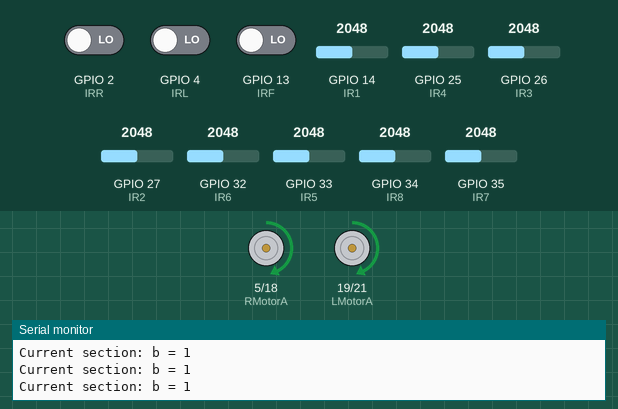
The sketch below on a simulated ESP32. Shown: motor-driver pin pairs drawn as motors (green arrow = first pin HIGH = forward, orange = second pin HIGH = backward, longer = more drive, scaled by the enable pin), the last lines printed to the serial monitor. The test bench sets the inputs (shaded band); at power-on: GPIO 14 (IR1) = 2048, GPIO 2 (IRR) LOW, GPIO 4 (IRL) LOW, GPIO 13 (IRF) LOW, GPIO 25 (IR4) = 2048, GPIO 26 (IR3) = 2048, GPIO 27 (IR2) = 2048, GPIO 32 (IR6) = 2048, GPIO 33 (IR5) = 2048, GPIO 34 (IR8) = 2048, GPIO 35 (IR7) = 2048.

Above: at 3.2 s.
3.3 s: GPIO 14 (IR1) set to 3427
6.3 s: GPIO 14 (IR1) set to 3544
At 6.9 s:
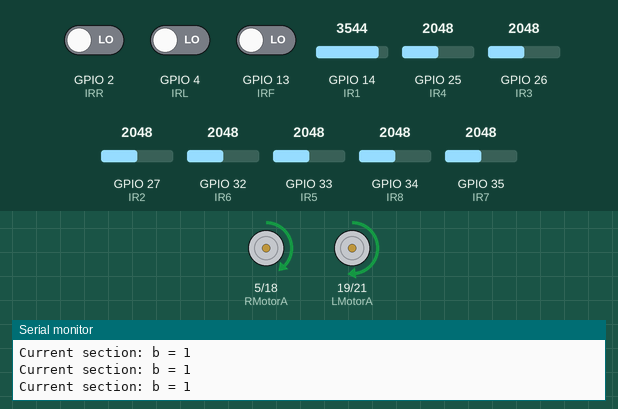
7.8 s: GPIO 2 (IRR) driven HIGH
At 9.2 s:
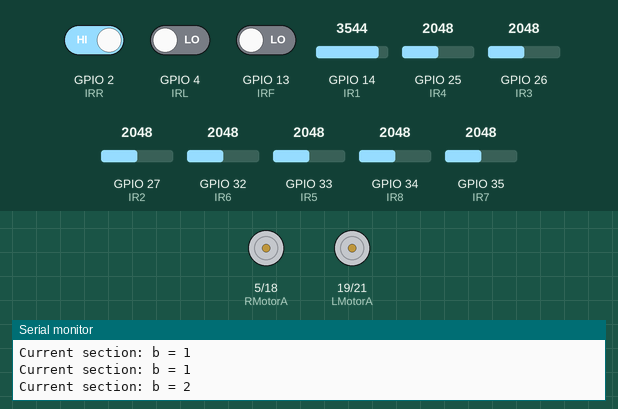
10.1 s: GPIO 4 (IRL) driven HIGH
At 11.44 s:
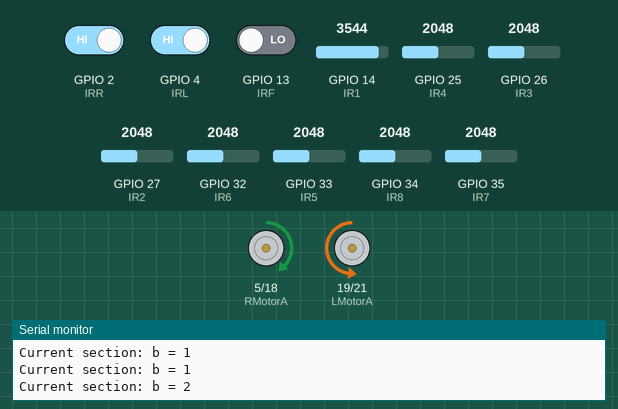
Timing chart, 0 to 13.2 s (numbered marks = the images above; inputs shaded):
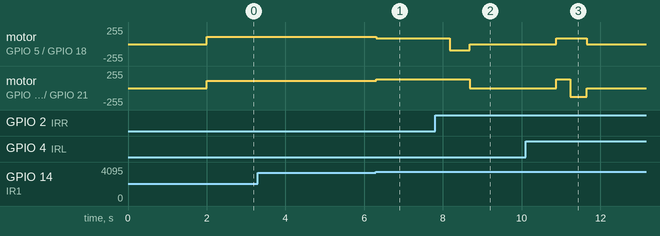

The sketch:

final.ino
```cpp
#include <Wire.h>
//#include <Adafruit_VL53L0X.h>

//Adafruit_VL53L0X lox;

#define THRESHOLD 3500

#define IR1 14
#define IR2 27
#define IR3 26
#define IR4 25
#define IR5 33
#define IR6 32
#define IR7 35
#define IR8 34
#define IRL 4
#define IRR 2
#define IRF 13

#define LMotorA 19
#define LMotorB 21
#define LMotorPWM 22

#define RMotorA 5
#define RMotorB 18
#define RMotorPWM 23

#define MAX_SPEED 150
#define turn_speed 150

int MotorBasespeed = 110;

int IR_VAL[8] = {0, 0, 0, 0, 0, 0, 0, 0};
int IR_weights[8] = {-40, -20, -10, -5, 5, 10, 20, 40};
int IR_PINS[8] = {IR1, IR2, IR3, IR4, IR5, IR6, IR7, IR8};

int RMOTORSpeed = 0;
int LMOTORSpeed = 0;
int speedAdjust = 0;

float P, I, D;
float error = 0;
float previousError = 0;
float Kp = 0.5;
float Kd = 0.1;
float Ki = 0;

int IRR_value;
int IRL_value;
int distance_obj;

void PID_control();
void read_IR();
void set_speed();
void set_forward();
void stop();
void break_s();
void RL();
void turnright();
void turnleft();
void turn180();
void objectdetect();
void linefollowing(int baseSpeed);
void IR_value();

const int OFFSET_MM = 30;
//#define SDA_PIN 15
//#define SCL_PIN 13

int b = 1;

void setup() {
  Serial.begin(9600);
  Serial2.begin(9600, SERIAL_8N1, 16, 17);

  pinMode(IR1, INPUT);
  pinMode(IR2, INPUT);
  pinMode(IR3, INPUT);
  pinMode(IR4, INPUT);
  pinMode(IR5, INPUT);
  pinMode(IR6, INPUT);
  pinMode(IR7, INPUT);
  pinMode(IR8, INPUT);
  pinMode(RMotorA, OUTPUT);
  pinMode(RMotorB, OUTPUT);
  pinMode(RMotorPWM, OUTPUT);

  pinMode(LMotorA, OUTPUT);
  pinMode(LMotorB, OUTPUT);
  pinMode(LMotorPWM, OUTPUT);

  pinMode(IRR, INPUT);
  pinMode(IRL, INPUT);

  pinMode(IRF, INPUT);

  set_forward();
  delay(2000);

  //Wire.begin(SDA_PIN, SCL_PIN);
  //if (!lox.begin()) while(1);
}

void loop() {
  if (b == 1) {
    Serial2.println(1);
    Serial.println("Current section: b = 1");
    linefollowing(110);
    int IRR_value = digitalRead(IRR);
    if (IRR_value == 1)
      b = 2;
  }

  if (b == 2) {
    Serial.println("Current section: b = 2");
    unsigned long startTime = millis();
    while (millis() - startTime < 350) {
      linefollowing(110);
    }
    turnright();
    delay(2000);
    b = 3;
  }

  if (b == 3) {
    linefollowing(100);
    int IRL_value = digitalRead(IRL);
    if (IRL_value == 1) {
      unsigned long startTime = millis();
      while (millis() - startTime < 350) {
        linefollowing(110);
      }
      turnleft();
      break_s();
      delay(200);
      b = 4;
    }
  }

   if (b == 4) {
    Serial.println("Current section: b = 4");
    linefollowing(70);
    objectdetect();
    Serial.print("Corrected Distance (mm): ");
    Serial.println(distance_obj);
    if (distance_obj == 1) {
      break_s();
      delay(2000);

      Serial2.println(2);

      delay(10000);
      linefollowing(110);
      turn180();
      b = 5;
    }
  }
  if (b == 5) {
    Serial.println("Current section: b = 5");
    linefollowing(110);
    int IRR_value = digitalRead(IRR);
    if (IRR_value == 1) {
      unsigned long startTime = millis();
      while (millis() - startTime < 350) {
        linefollowing(110);
      }
      turnright();
      b = 6;
    }
  }

  if (b == 6) {
    Serial.println("Current section: b = 6");
    linefollowing(110);
    int IRR_value = digitalRead(IRR);
    if (IRR_value == 1) {
      unsigned long startTime = millis();
      while (millis() - startTime < 350) {
        linefollowing(110);
      }
      turnright();
      b = 7;
    }
  }

  if (b == 7) {
    Serial.println("Current section: b = 7");
    linefollowing(110);
    objectdetect();
     if (distance_obj == 1) {
      break_s();
      delay(2000);

      Serial2.println(3);

      delay(10000);
      linefollowing(110);
      turn180();
      b = 8;
    }
  }
//according to the data
  if (b == 8) {
    Serial.println("Current section: b = 8");
    linefollowing(110);
    int IRL_value = digitalRead(IRL);
    if (IRL_value == 1) {
      unsigned long startTime = millis();
      while (millis() - startTime < 350) {
        linefollowing(110);
      }
      turnleft();
      b = 9;
    }
  }

  if (b == 9) {
    Serial.println("Current section: b = 9");
    linefollowing(110);
    int IRR_value = digitalRead(IRR);
    if (IRR_value == 1) {
      unsigned long startTime = millis();
      while (millis() - startTime < 350) {
        linefollowing(110);
      }
      turnright();
      b = 10;
    }
  }
//upto here

  if (b == 10) {
    Serial.println("Current section: b = 10");
    linefollowing(110);
    RL();
  }
}

void PID_control() {
  error = 0;

  for (int i = 0; i < 8; i++) {
    error += IR_weights[i] * IR_VAL[i];
  }
  P = error;
  I = I + error;
  D = error - previousError;

  previousError = error;

  speedAdjust = (Kp * P + Ki * I + Kd * D);

  RMOTORSpeed = MotorBasespeed - speedAdjust;
  LMOTORSpeed = MotorBasespeed + speedAdjust;

  RMOTORSpeed = constrain(RMOTORSpeed, 0, MAX_SPEED);
  LMOTORSpeed = constrain(LMOTORSpeed, 0, MAX_SPEED);
}

void read_IR() {
  for (int i = 0; i < 8; i++) {
    int analogValue = analogRead(IR_PINS[i]);
    IR_VAL[i] = (analogValue > THRESHOLD) ? 1 : 0;
  }
}

void RL() {
  int IRR_value = digitalRead(IRR);
  int IRL_value = digitalRead(IRL);

  if (IRL_value == 1) {
    break_s();
    delay(75);
    if (IRR_value == 1 && IRL_value == 1) {
      unsigned long startTime = millis();
      while (millis() - startTime < 350) {
        linefollowing(110);
      }
      b = 2;
    }
    else if (IRR_value == 0 && IRL_value == 1) {
      unsigned long startTime = millis();
      while (millis() - startTime < 350) {
        linefollowing(110);
      }
      break_s();
      delay(2000);
      turnleft();
    }
  }
  else if (IRR_value == 1) {
    break_s();
    delay(75);
    if (IRR_value == 1 && IRL_value == 1) {
      unsigned long startTime = millis();
      while (millis() - startTime < 350) {
        linefollowing(110);
      }
      b = 2;
    } else if (IRR_value == 1 && IRL_value == 0) {
      unsigned long startTime = millis();
      while (millis() - startTime < 350) {
        linefollowing(110);
      }
      break_s();
      delay(2000);
      turnright();
    }
  }
}

void IR_value() {
  int IRR_value = digitalRead(IRR);
  Serial.println(IRR_value);
  int IRL_value = digitalRead(IRL);
  Serial.println(IRL_value);
}

void objectdetect() {
  int irf_val = digitalRead(IRF);
  if (irf_val == HIGH) {
    distance_obj = 0;
  } else {
    distance_obj = 1;
  }

  /*VL53L0X_RangingMeasurementData_t measure;
  lox.rangingTest(&measure, false);

  if (measure.RangeStatus != 4) {
    distance_obj = measure.RangeMilliMeter - OFFSET_MM;
    if (distance_obj < 0) distance_obj = 0;
  }*/
}


void set_speed() {
  analogWrite(LMotorPWM, LMOTORSpeed);
  analogWrite(RMotorPWM, RMOTORSpeed);
}

void linefollowing(int baseSpeed) {
  MotorBasespeed = baseSpeed;
  set_forward();
  read_IR();
  PID_control();
  set_speed();
}

void turnright() {
  digitalWrite(RMotorA, LOW);
  digitalWrite(LMotorA, turn_speed);
  digitalWrite(RMotorB, turn_speed);
  digitalWrite(LMotorB, LOW);
  delay(500);
  stop();
  delay(200);
}

void turnleft() {
  digitalWrite(RMotorA, turn_speed);
  digitalWrite(LMotorA, LOW);
  digitalWrite(RMotorB, LOW);
  digitalWrite(LMotorB, turn_speed);
  delay(430);
  stop();
  delay(200);
}

void stop() {
  digitalWrite(RMotorA, LOW);
  digitalWrite(LMotorA, LOW);
  digitalWrite(RMotorB, LOW);
  digitalWrite(LMotorB, LOW);
}

void break_s() {
  digitalWrite(RMotorA, LOW);
  digitalWrite(LMotorA, LOW);
  digitalWrite(RMotorB, LOW);
  digitalWrite(LMotorB, LOW);
}

void set_forward() {
  digitalWrite(RMotorB, LOW);
  digitalWrite(LMotorB, LOW);
  digitalWrite(RMotorA, turn_speed);
  digitalWrite(LMotorA, turn_speed);
}

void turn180() {
  digitalWrite(RMotorB, turn_speed);
  digitalWrite(LMotorB, LOW);
  digitalWrite(RMotorA, LOW);
  digitalWrite(LMotorA, turn_speed);
  delay(1000);
  set_forward();
  delay(50);
}
```

Measured:
- after the input at 6.3 s, motor on GPIO 5 (RMotorA) / GPIO 18 (RMotorB): forward 110/255 → forward 90/255 at once; motor on GPIO 19 (LMotorA) / GPIO 21 (LMotorB): forward 110/255 → forward 130/255 at once
- after the input at 7.8 s, motor on GPIO 5 (RMotorA) / GPIO 18 (RMotorB): forward 90/255 → backward 90/255 after 0.38 s, → stopped 0.50 s later; motor on GPIO 19 (LMotorA) / GPIO 21 (LMotorB): forward 130/255 → stopped after 0.88 s
- after the input at 10.1 s, motor on GPIO 5 (RMotorA) / GPIO 18 (RMotorB): stopped → forward 90/255 after 0.78 s, → stopped 0.78 s later; motor on GPIO 19 (LMotorA) / GPIO 21 (LMotorB): stopped → forward 130/255 after 0.78 s, → backward 130/255 0.35 s later, → stopped 0.43 s later
